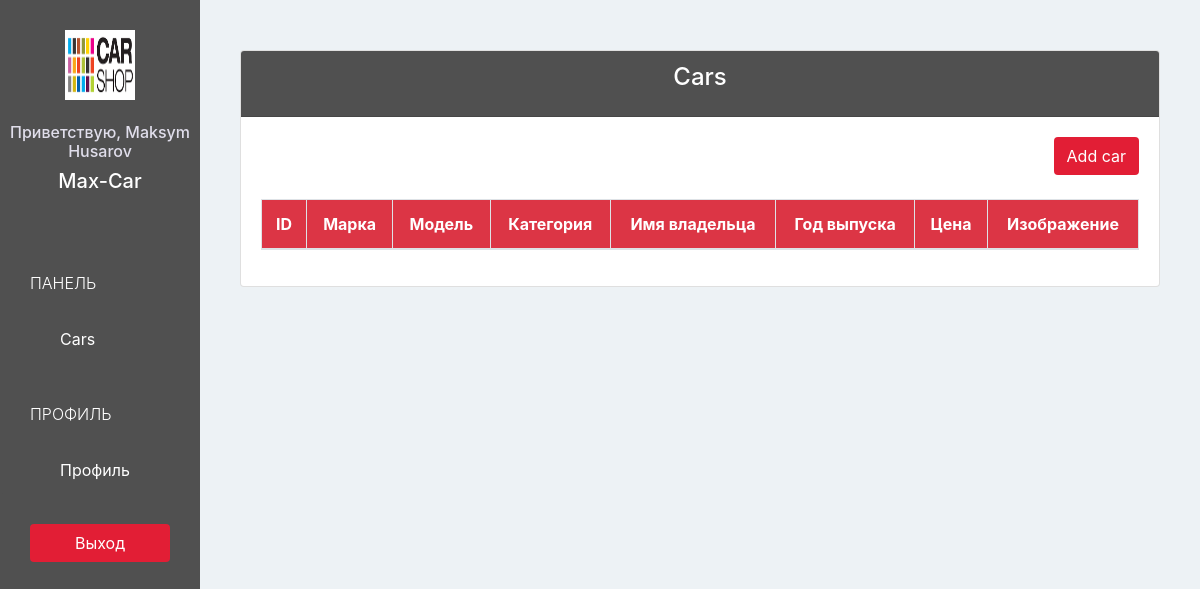
/carshop/car/ (signed in), run on an earlier commit of the app's database.
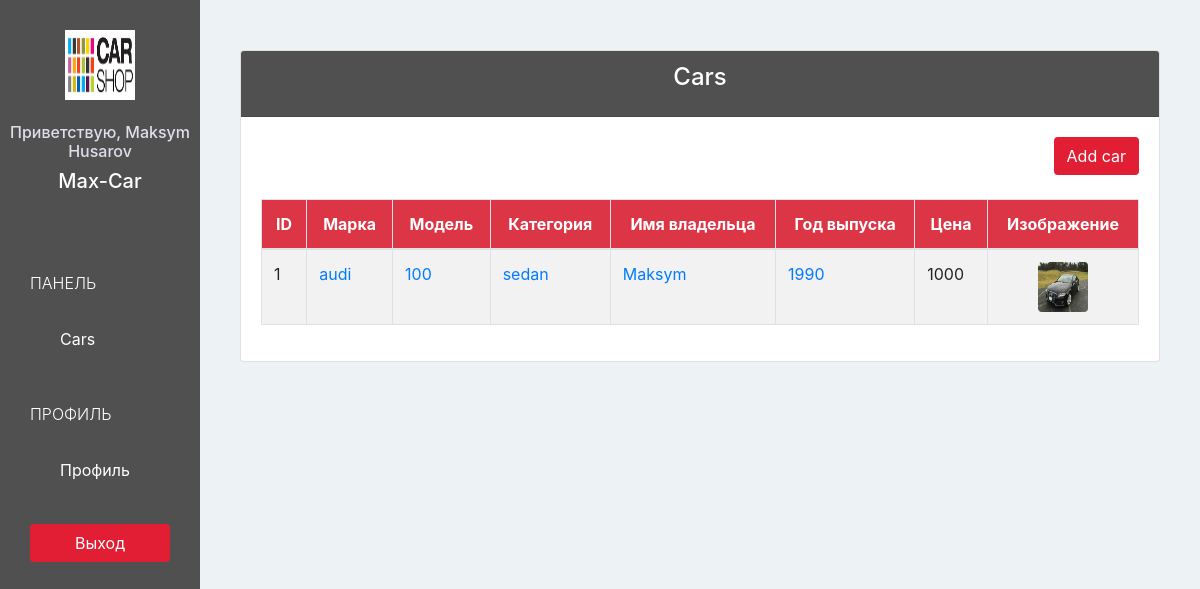
And on a later commit of the database.
### carshopapp/models.py (models this page shows, shortened)
class CarShop(models.Model):
    owner = models.OneToOneField(User, on_delete=models.CASCADE, related_name='carshop')
    name = models.CharField(max_length=100)
    phone = models.CharField(max_length=100)
    address = models.CharField(max_length=100)
    logo = models.ImageField(upload_to='carshop_logo/', blank=False)

class Car(models.Model):
    carshop = models.ForeignKey(CarShop, on_delete=models.CASCADE)
    name = models.CharField(max_length=30, verbose_name='Марка', blank=False)
    model = models.CharField(max_length=30, verbose_name='Модель', blank=False)
    category = models.CharField(max_length=30, verbose_name='Категория', blank=False)
    owner_name = models.CharField(max_length=100, verbose_name='Имя владельца', blank=False)
    year_issue = models.CharField(max_length=10, verbose_name='Год выпуска', blank=False)
    image = models.ImageField(upload_to='car_images/', blank=False)
    price = models.IntegerField(default=0)

### carshopapp/views.py (the view)
# urls.py: path('carshop/car/', views.carshop_car, name='carshop-car'),
@login_required(login_url='/carshop/sign-in/')
def carshop_car(request):
    cars = Car.objects.filter(carshop=request.user.carshop).order_by("-id")
    return render(request, 'carshop/car.html', {
        'cars': cars
    })

### carshopapp/templates/carshop/car.html
{% extends 'carshop/base.html' %}
{% block page %}
<div class="card">
  <div class="card-header bg-ruby">
    <h4 class="card-title text-center text-white">
      Cars
    </h4>
  </div>
  <div class="card-body">
    <div class="text-right">
      <a href="{% url 'carshop-add-car' %}" class="btn btn-red">Add car</a>
      <br>
      <br>
    </div>
    <table class="table table-bordered table-hover table-striped">
      <thead>
        <tr class="bg-danger text-white text-center">
          <th>ID</th>
          <th>Марка</th>
          <th>Модель</th>
          <th>Категория</th>
          <th>Имя владельца</th>
          <th>Год выпуска</th>
          <th>Цена</th>
          <th>Изображение</th>
        </tr>
      </thead>
      <tbody>
        {% for car in cars %}
          <tr>
            <td scope="row">{{ car.id }}</td>
            <td><a href="{% url 'carshop-edit-car' car.id %}">{{ car.name }}</a></td>
            <td><a href="#">{{ car.model }}</a></td>
            <td><a href="#">{{ car.category }}</a></td>
            <td><a href="#">{{ car.owner_name }}</a></td>
            <td><a href="#">{{ car.year_issue }}</a></td>
            <td>{{ car.price }}</td>
            <td class="text-center"><img class="rounded"
              src="{{ MEDIA_URL }}{{ car.image }}" width="50" height="50"></td>
          </tr>
        {% endfor %}
      </tbody>
    </table>
  </div>
</div>
{% endblock %}

### carshopapp/templates/carshop/base.html (shortened to what this page needs)
{% extends 'base.html' %}
{% url 'carshop-car' as carshop_car_url %}
{% url 'carshop-account' as carshop_account_url %}
{% block sidebar %}
  <div class="text-center">
    <img class="image-circle" src="{{ MEDIA_URL }}{{ request.user.carshop.logo }}" width="70" height="70">
    <br>
    <br>
    <h6>Приветствую, {{ request.user.get_full_name }}</h6>
    <h5>{{ request.user.carshop.name }}</h5>
  </div>
  <div class="list-group">
    <span class="text-uppercase">Панель</span>
    <a href="{% url 'carshop-car' %}"
    class="list-group-item {% if request.path == carshop_car_url %} active {% endif %}">Cars</a>
    <span class="text-uppercase">Профиль</span>
    <a href="{% url 'carshop-account' %}"
    class="list-group-item {% if request.path == carshop_account_url %} active {% endif %}">Профиль</a>
  </div>
  <div class="text-center">
    <a href="{% url 'carshop-sign-out' %}?next={{ request.path }}" class="btn btn-red">Выход</a>
  </div>
{% endblock %}

### carshopapp/templates/base.html (shortened to what this page needs)
{% load staticfiles %}
<!DOCTYPE html>
<html lang="en">
<head>
  <link rel="stylesheet" href="https://stackpath.bootstrapcdn.com/bootstrap/4.1.3/css/bootstrap.min.css">
  <link rel="stylesheet" href="{% static 'css/mystyle.css' %}">
</head>
<body>
  <div class="container-fluid">
    <div class="row">
      <div class="col-lg-2 col-md-2 col-sm-2 sidebar">
        {% block sidebar %}{% endblock %}
      </div>
      <div class="col-lg-10 offset-lg-2 col-md-10 offset-md-2 col-sm-10 offset-sm-2 content">
        {% block page %}{% endblock %}
      </div>
    </div>
  </div>
</body>
</html>

### carshopapp/static/css/mystyle.css (style rules this page uses)
body { padding-top: 50px; background-color: #EDF2F5; overflow: auto; }
.bg-ruby { background-color: #505050; }
.text-white { color: white; }
.btn-red { color: white; background-color: #E21E35; }
.sidebar { height: 100vh; position: fixed; top: 0; left: 0; padding: 0; background-color: #505050; overflow: auto; }
.sidebar > div:first-child { padding: 30px 10px; font-weight: bold; font-size: 15px; background-color: #505050; }
.sidebar > div:first-child > h6 { color: #E0DEEB; }
.sidebar > div:first-child > h5 { color: #FFFFFF; }
.sidebar .list-group { padding: 0; background-color: #505050; }
.sidebar .list-group > span { color: white; display: block; margin-top: 20px; padding: 20px 30px; font-size: 16px; font-weight: 300; }
.sidebar .list-group .list-group-item, .sidebar .list-group .list-group-item:focus { background-color: #505050; color: white; border: 0; padding-left: 60px; padding-right: 30px; }
.sidebar > div:last-child { padding: 30px; }
.sidebar > div:last-child .btn { width: 100%; }
.content { padding: 0 40px; }

What changed in the data, as far as the page shows it:
added Car: id "1", name "audi", model "100", category "sedan", owner_name "Maksym", year_issue "1990", price "1000", image (picture)
